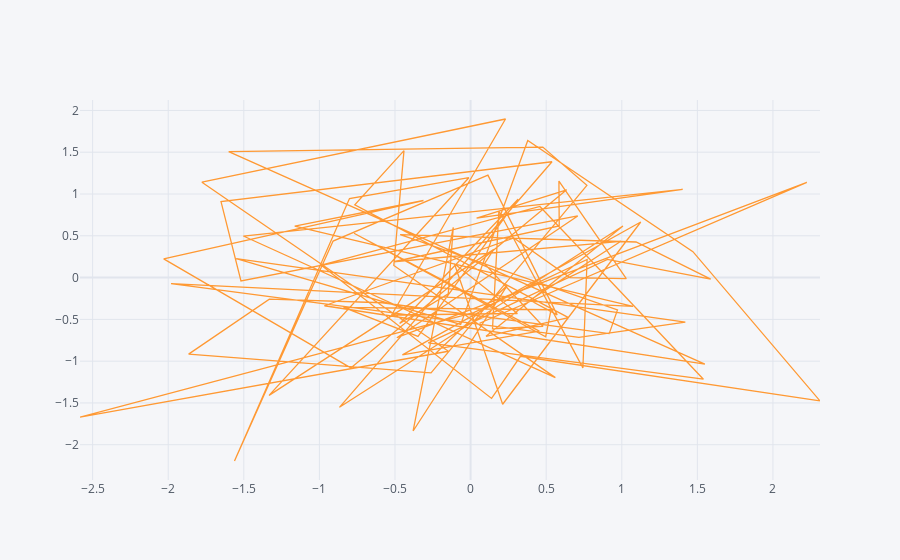

The code cell stored with this chart in its notebook:
### Code cell
dataset1.iplot(kind='scatter', x='a', y='c')
